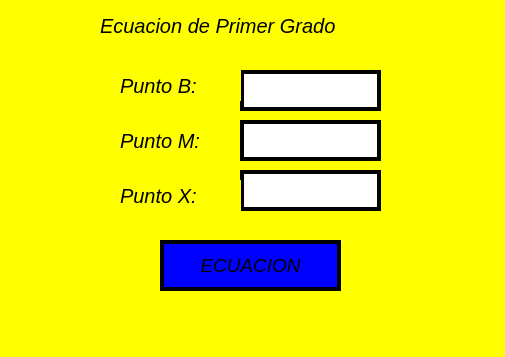
<?xml version="1.0" encoding="UTF-8"?>
<ui version="4.0">
 <class>MainWindow</class>
 <widget class="QMainWindow" name="MainWindow">
  <property name="geometry">
   <rect>
    <x>0</x>
    <y>0</y>
    <width>505</width>
    <height>357</height>
   </rect>
  </property>
  <property name="windowTitle">
   <string>MainWindow</string>
  </property>
  <property name="styleSheet">
   <string notr="true">background: color yellow
</string>
  </property>
  <widget class="QWidget" name="centralwidget">
   <widget class="QLineEdit" name="txt_x">
    <property name="geometry">
     <rect>
      <x>240</x>
      <y>170</y>
      <width>141</width>
      <height>41</height>
     </rect>
    </property>
    <property name="font">
     <font>
      <pointsize>15</pointsize>
      <weight>50</weight>
      <bold>false</bold>
     </font>
    </property>
    <property name="styleSheet">
     <string notr="true">border: 4px solid black;
background-color: white;
border_radius: 4px;</string>
    </property>
    <property name="text">
     <string/>
    </property>
   </widget>
   <widget class="QLineEdit" name="txt_b">
    <property name="geometry">
     <rect>
      <x>240</x>
      <y>70</y>
      <width>141</width>
      <height>41</height>
     </rect>
    </property>
    <property name="font">
     <font>
      <pointsize>15</pointsize>
      <weight>50</weight>
      <bold>false</bold>
     </font>
    </property>
    <property name="styleSheet">
     <string notr="true">border: 4px solid black;
background-color: white;
border_radius: 4px;</string>
    </property>
    <property name="text">
     <string/>
    </property>
   </widget>
   <widget class="QPushButton" name="btn_calcular">
    <property name="geometry">
     <rect>
      <x>160</x>
      <y>240</y>
      <width>181</width>
      <height>51</height>
     </rect>
    </property>
    <property name="font">
     <font>
      <family>MS Sans Serif</family>
      <pointsize>14</pointsize>
      <weight>9</weight>
      <italic>true</italic>
      <bold>false</bold>
     </font>
    </property>
    <property name="styleSheet">
     <string notr="true">background:color blue;
font: 75 italic 15pt &quot;MS Sans Serif&quot;;
font: 75 italic 14pt &quot;MS Sans Serif&quot;;
border: 4px solid black;
border_radius: 25px;</string>
    </property>
    <property name="text">
     <string>ECUACION</string>
    </property>
   </widget>
   <widget class="QLabel" name="label">
    <property name="geometry">
     <rect>
      <x>120</x>
      <y>70</y>
      <width>121</width>
      <height>31</height>
     </rect>
    </property>
    <property name="font">
     <font>
      <family>MS Sans Serif</family>
      <pointsize>15</pointsize>
      <weight>50</weight>
      <italic>true</italic>
      <bold>false</bold>
     </font>
    </property>
    <property name="styleSheet">
     <string notr="true">font: italic 15pt &quot;MS Sans Serif&quot;;</string>
    </property>
    <property name="text">
     <string>Punto B:</string>
    </property>
   </widget>
   <widget class="QLabel" name="label_5">
    <property name="geometry">
     <rect>
      <x>120</x>
      <y>180</y>
      <width>121</width>
      <height>31</height>
     </rect>
    </property>
    <property name="font">
     <font>
      <family>MS Sans Serif</family>
      <pointsize>15</pointsize>
      <weight>50</weight>
      <italic>true</italic>
      <bold>false</bold>
     </font>
    </property>
    <property name="styleSheet">
     <string notr="true">font: italic 15pt &quot;MS Sans Serif&quot;;</string>
    </property>
    <property name="text">
     <string>Punto X:</string>
    </property>
   </widget>
   <widget class="QLabel" name="label_4">
    <property name="geometry">
     <rect>
      <x>120</x>
      <y>120</y>
      <width>121</width>
      <height>41</height>
     </rect>
    </property>
    <property name="font">
     <font>
      <family>MS Sans Serif</family>
      <pointsize>15</pointsize>
      <weight>50</weight>
      <italic>true</italic>
      <bold>false</bold>
     </font>
    </property>
    <property name="styleSheet">
     <string notr="true">font: italic 15pt &quot;MS Sans Serif&quot;;</string>
    </property>
    <property name="text">
     <string>Punto M:</string>
    </property>
   </widget>
   <widget class="QLineEdit" name="txt_m">
    <property name="geometry">
     <rect>
      <x>240</x>
      <y>120</y>
      <width>141</width>
      <height>41</height>
     </rect>
    </property>
    <property name="font">
     <font>
      <pointsize>15</pointsize>
     </font>
    </property>
    <property name="styleSheet">
     <string notr="true">border: 4px solid black;
background-color: white;
border_radius: 4px;</string>
    </property>
    <property name="text">
     <string/>
    </property>
   </widget>
   <widget class="QLabel" name="label_3">
    <property name="geometry">
     <rect>
      <x>100</x>
      <y>10</y>
      <width>311</width>
      <height>31</height>
     </rect>
    </property>
    <property name="font">
     <font>
      <family>MS Sans Serif</family>
      <pointsize>15</pointsize>
      <weight>50</weight>
      <italic>true</italic>
      <bold>false</bold>
     </font>
    </property>
    <property name="styleSheet">
     <string notr="true">font: italic 15pt &quot;MS Sans Serif&quot;;</string>
    </property>
    <property name="text">
     <string>Ecuacion de Primer Grado</string>
    </property>
   </widget>
  </widget>
  <widget class="QMenuBar" name="menubar">
   <property name="geometry">
    <rect>
     <x>0</x>
     <y>0</y>
     <width>505</width>
     <height>26</height>
    </rect>
   </property>
  </widget>
  <widget class="QStatusBar" name="statusbar"/>
 </widget>
 <resources/>
 <connections/>
</ui>
